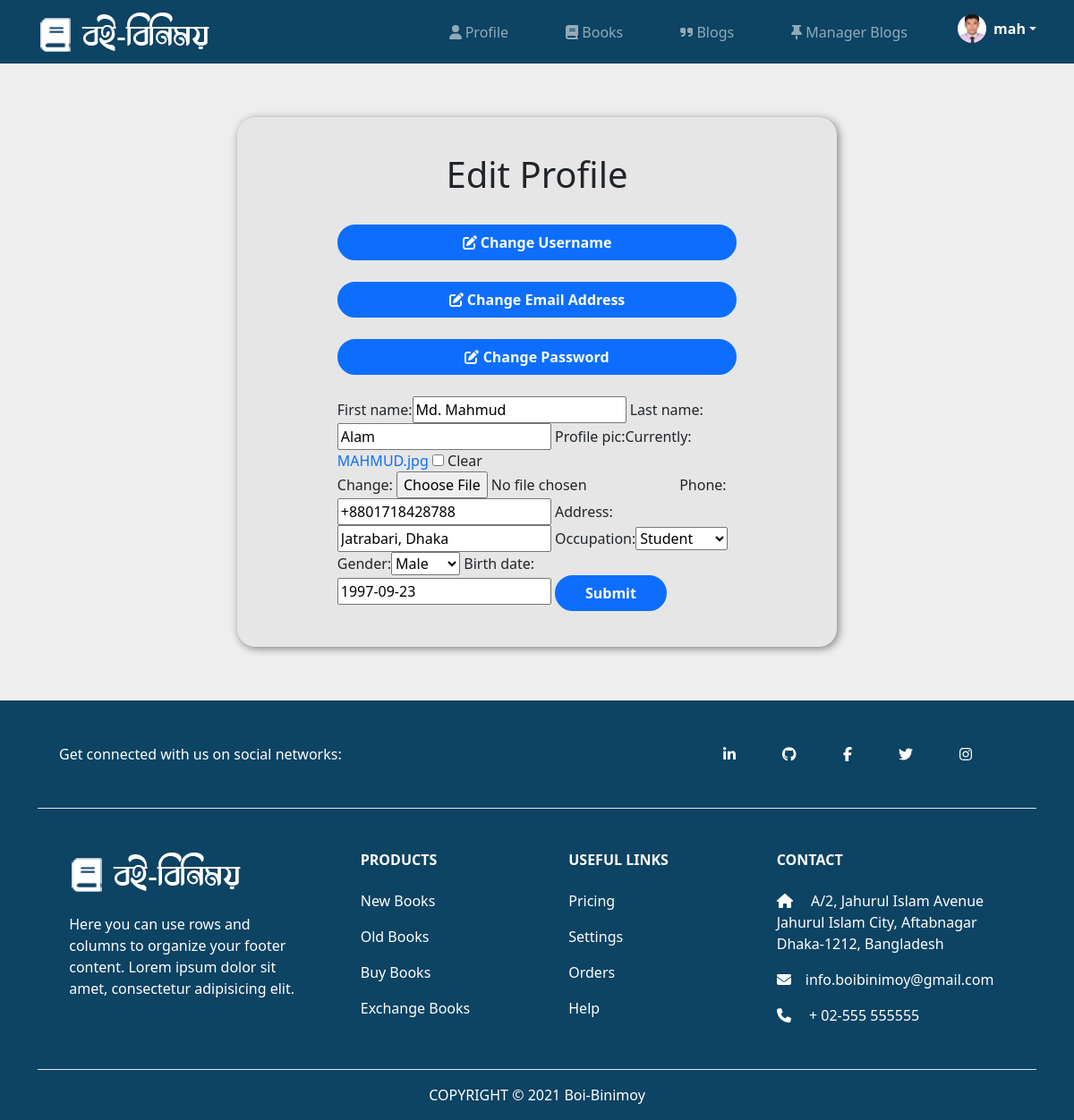
The page /edit-profile/ (signed in) on the database its author committed.
### users/models.py (models this page shows, shortened)
class Customer(models.Model):
    GENDER_TYPE = (
        ('Male','Male'),
        ('Female','Female'),
        ('Others','Others')
    )
    OCCUPATION_TYPE = (
        ('Student','Student'),
        ('Job-Holder','Job-Holder'),
    )
    username = models.OneToOneField(User, null=True, blank=True, on_delete=models.CASCADE)
    first_name = models.CharField(max_length=200, null=True, blank=True)
    last_name = models.CharField(max_length=200, null=True, blank=True)
    profile_pic = models.ImageField(default='profile-white.png', null=True, blank=True)
    phone = models.CharField(max_length=200, null=True, blank=True)
    email = models.CharField(max_length=200, null=True, blank=True)
    address = models.CharField(max_length=200, null=True, blank=True)
    occupation = models.CharField(max_length=50,choices=OCCUPATION_TYPE, null=True,blank=True)
    gender = models.CharField(max_length=50,choices=GENDER_TYPE, null=True,blank=True)
    birth_date = models.DateField(null=True, blank=True)
    created = models.DateTimeField(auto_now_add=True)
    updated = models.DateTimeField(auto_now=True)
    @property
    def customerImageURL(self):
        try:
            img = self.profile_pic.url
        except:
            img = ''
        return img

### users/decorators.py (the view)
        def wrapper_func(request, *args, **kwargs):
            group = None
            if request.user.groups.exists():
                group = request.user.groups.all()[0].name
            if group in allowed_roles:
                return view_func(request, *args, **kwargs)
            else:
                return render(request,'users/unauthorized_page.html')

### users/forms.py
class CustomerForm(ModelForm):
    class Meta:
        model = Customer
        fields = '__all__'
        exclude = ['username','email']

### users/views.py (called while the page is built, shortened)
@login_required(login_url='login')
@allowed_users(allowed_roles=['customer'])
def editUserProfile(request):
    customer = Customer.objects.get(username=request.user)
    myUser = User.objects.get(username=request.user)
    form = CustomerForm(instance=customer)
    context = {'myUser':request.user,'form':form,'customer':customer}
    return render(request,'users/edit_user_profile.html',context)

### templates/users/edit_user_profile.html (shortened to what this page needs)
{% extends 'users/main.html' %}
{% load static %}
{% load bootstrap %}
{% block content %}
<div class="container">
    <div class="form-div">
        <h1 class="text-center">Edit Profile</h1><br>
        <a class="btn btn-blue width-full" href='{% url "change-username" %}'><i class="fas fa-edit"></i> Change Username</a><br><br>
        <a class="btn btn-blue width-full" href='{% url "change-email" %}'><i class="fas fa-edit"></i> Change Email Address</a><br><br>
        <a class="btn btn-blue width-full" href='{% url "change-password" %}'><i class="fas fa-edit"></i> Change Password</a><br><br>
        <form method="POST" action="" enctype="multipart/form-data">
            {{ form|bootstrap }}
            <input class="btn btn--sub btn--lg  my-md btn-blue" type="submit" value="Submit" />
        </form>
    </div>
</div>
{% endblock %}

### templates/users/navbar.html (shortened to what this page needs)
{% load static %}
<nav class="navbar navbar-expand-lg navbar-dark bg-navbar bg-{{request.user.groups.all.0.name}}">
    <div class="container">
      <a class="navbar-brand" href="{% url 'home' %}"><img src="{% static 'images/logo.png' %}" alt=""></a>
      <div>
          <div class="collapse navbar-collapse" id="navbarNav">
            <ul class="navbar-nav">
              {% if request.user.groups.all.0.name == 'customer' %}
              <li class="nav-item">
                <a class="nav-link" href="{% url 'user-profile' request.user.username %}"><i class="fas fa-user"></i> Profile</a>
              </li>
              <li class="nav-item">
                <a class="nav-link" href="{% url 'books-home' %}"><i class="fas fa-book"></i> Books</a>
              </li>
              <li class="nav-item">
                <a class="nav-link" href="{% url 'blogs-home' %}"><i class="fas fa-quote-right"></i> Blogs</a>
              </li>
              <li class="nav-item">
                <a class="nav-link" href="{% url 'blogs-home-manager' %}"><i class="fas fa-thumbtack"></i> Manager Blogs</a>
              </li>
              {% endif %}
              {% if request.user.groups.all.0.name == 'customer' %}
              <li class="nav-item">
                <div class="dropdown">
                    <a href="/" class="d-flex align-items-center text-white text-decoration-none dropdown-toggle" id="dropdownUser1" data-bs-toggle="dropdown" aria-expanded="false">
                        <img src='{{customer.customerImageURL}}' alt="" width="32" height="32" class="rounded-circle me-2">
                        <strong>{{customer.username}}</strong>
                    </a>
                </div>
              </li>
              {% else %}
              <li class="nav-item">
                <a class="btn btn-blue" href="{% url 'login' %}"><i class="fas fa-sign-in-alt"></i> Login</a>
              </li>
              {% endif %}
            </ul>
          </div>
      </div>
    </div>
  </nav>

### static/css/style.css (style rules this page uses)
.width-full { width: 100%; }
.bg-navbar { background-color: #0d4363; }
.btn-blue { font-weight: bold; color: white; background-color: #0D6EFD; border-radius: 1.5rem; border: 2px solid #0D6EFD; padding: 6px 32px; }
.nav-link { margin-right: 3rem; }
a { text-decoration: none; }
body { background:#eee; }
.form-div { background-color: rgb(230, 230, 230); margin: 60px 20%; padding: 40px 10%; border-radius: 20px; box-shadow: 2px 2px 10px gray; transition: 0.3s; }

### templates/users/navbar.html (style rules this page uses)
.bg-customer { background-color: #0d4363; }

### rows shown on the page
Customer: customerImageURL (picture), username "mah", first_name "Md. Mahmud", last_name "Alam", phone "+8801718428788", address "Jatrabari, Dhaka", occupation "Student", gender "Male", birth_date "1997-09-23"
